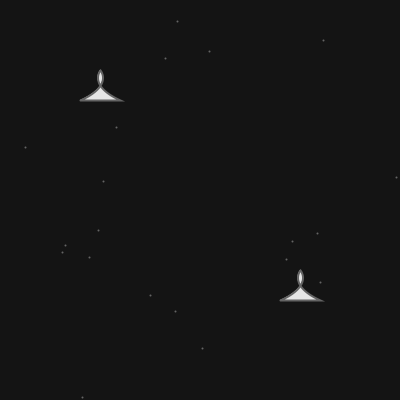
Frame 1 (no input)
Frame 60 (the mouse pressed at the canvas centre just before this capture): identical to frame 1, image omitted
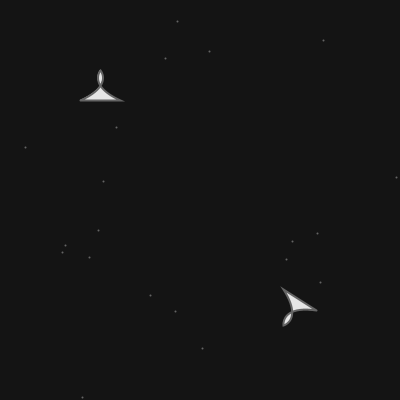
Frame 120 (the mouse held since frame 60 and released just before this capture)

The Processing sketch that drew these frames (run headless with seeded random() and noise(); from frame 60 on, the mouse is pressed at the canvas centre):

// Processing sketch: cc1_03_02_twoships
// ── cc1_03_02_twoships.pde
Ship ship, s2;  // declare ship object variable

void setup() {
 size(400, 400); 
 stroke(100);
 strokeWeight(2);
 smooth(2);
 fill(230);
 // initialize ship object
 ship = new Ship(100,100);
 s2 = new Ship(300,300);
}

void draw() {
  background(20);
  drawBg();
//  ship.move();
  s2.move();
  s2.collide(ship);
  ship.draw();
  s2.draw();
}

void drawBg() {
  color(60);
  randomSeed(20);  // same pseudo-random points to be drawn
  for(int i = 0; i < 20; i++) {
    int starX = int(random(width));
    int starY = int(random(height));
    point(starX, starY);
  }
}

class Ship {
  float x, y, angle, speed;
  int cycle;
  
  // constructor
  Ship() {
    x = width/2; 
    y = height/2;
  }
  
  Ship(int initX, int initY) {
    x = initX;
    y = initY;
  }
  
  // functions:
  void move() {
      if (keyPressed) {
        if (key == ' ') { // accelerate
          speed = 3;
        }
      } else if (speed > 0) {
          speed -= 0.2;
      }
      
      angle += float(mouseX - pmouseX) / 20;
      
      x += speed * sin(angle);
      y -= speed * cos(angle);
      edges();
  }
  
  void edges() {
    // screen edges
    if (x > width) x %= width;
    if (x < 0) x = width + x;
    if (y > height) y %= height;
    if (y < 0) y = height + y; 
  }
  
  void draw() {    
    // we need to include translation & rotation into a Matrix, ..
    // ..specific to each object
    pushMatrix();  
    translate(x, y);
    rotate(angle);
    scale(pulse());
    beginShape();
    vertex(-20, 0);
    bezierVertex(13, -15, 0, -30, 0, -30);
    bezierVertex(0, -30, -13, -15, 20, 0);
    vertex(-20, 0);
    endShape();
    popMatrix();
  }
  
  float pulse() {
    cycle ++;
    cycle %= 360;
    float shipScale = 1 + sin(cycle) * speed / 40;
    return shipScale;
  }
  
  void collide(Ship target) {
    float distance = distEdge(x, y, target.x, target.y);
    float diffX = ((x + width - target.x) % width);
    float diffY = ((y + height - target.y) % height);
    println(x, y, target.x, target.y, distance);
    if (distance < 44) {

      target.x -=  diffX ;
      target.y -=  diffY ;
      target.edges();
    }
  }
}

float distEdge(float x1, float y1, float x2, float y2) {
  return min (min( dist(x1, y1, x2, y2),
                dist(x1 + width, y1, x2, y2),
                dist(x1, y1, x2 + width, y2)
               ),
              min( dist(x1, y1 + height, x2, y2),
                dist(x1, y1, x2, y2 + height),
                dist(x1, y1 + height, x2 + width, y2)
               ),
              min( dist(x1 + width, y1, x2, y2 + height),
                dist(x1, y1, x2 + width, y2 + height),
                dist(x1 + width, y1 + height, x2, y2)
               )
             );
}
